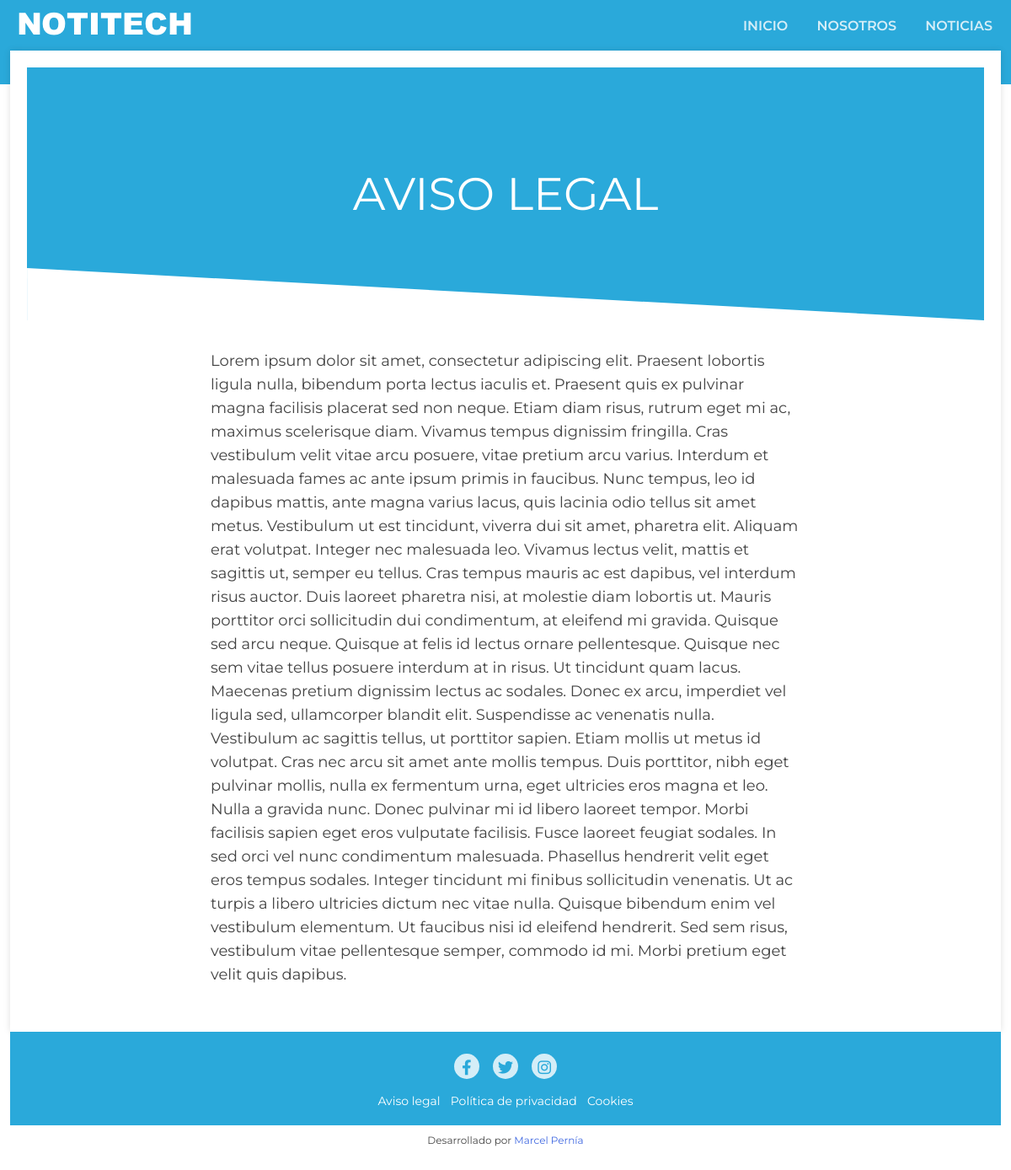
Screenshot of /page/3/ with the database file from the repository.
### pages/models.py (models this page shows, shortened)
class Page(models.Model):
	name = models.CharField(max_length=100, verbose_name='Nombre', help_text="Ingrese el nombre de la página")
	img = ThumbnailerImageField(upload_to="page", verbose_name='Imagen', blank=True, null=True)
	content = RichTextField(verbose_name='Contenido')
	order = models.SmallIntegerField(verbose_name='Orden', default=0)
	show_in_header = models.BooleanField(verbose_name='Visible en Header', default=False)
	show_in_footer = models.BooleanField(verbose_name='Visible en Footer', default=False)
	class Meta:
		verbose_name='página'
		ordering = ['order', 'name']
	def path(self):
		return "/page/" + str(self.id) + "/"

### social/models.py (models this page shows, shortened)
class Link(models.Model):
	key = models.SlugField(max_length=100, verbose_name='Palabra clave')
	name = models.CharField(max_length=200, verbose_name='Red social')
	url = models.URLField(verbose_name='Enlace', blank=True, null=True)
	class Meta:
		verbose_name='enlace'

### pages/views.py (the view)
# urls.py: path('page/<int:page_id>/', views.page, name='page'),
def page(request, page_id):
	page = get_object_or_404(Page, id=page_id)
	return render(request, "pages/page.html", {'page':page})

### pages/templatetags/pages_extras.py (called while the page is built)
@register.simple_tag
def get_page_list():
	pages = Page.objects.all()
	return pages

### social/processors.py (called while the page is built)
def ctx_dict(request):
	redes = {}
	links = Link.objects.all()
	for link in links:
		redes[link.key] = link.url
	return redes

### pages/templates/pages/page.html (shortened to what this page needs)
{% extends "core/base.html" %}
{% block content %}
{% load static thumbnail%}
	{% if page.img %}
	<div class="page__heading">
			<img src="{% static 'core/img/angle.svg' %}" alt="" class="angle">
			<img src="{{page.img.hero.url}}" alt="" class="page__img">
		<h1>{{page.name}}</h1>
	</div>
	{% endif %}
	<div class="section">
		<div class="the__content">
			{{page.content|safe}}
		</div>
	</div>
{% endblock content %}

### core/templates/core/base.html (shortened to what this page needs)
<!DOCTYPE html>
<html lang="en">
<head>
	{% load static pages_extras %}
	<link rel="stylesheet" href="{% static 'core/css/style.css' %}">
	<link rel="stylesheet" href="https://cdnjs.cloudflare.com/ajax/libs/font-awesome/5.12.1/css/all.min.css">
</head>
<body>
	<div class="header primary-bg">
		<div class="wrap flex relative">
			<div>
				<a href="{% url 'home' %}"><img src="{% static 'core/img/logo.png' %}" class="logo" alt=""></a>
			</div>
			<div>
				<ul class="menu" id="menu">
					<li><a href="{% url 'home' %}" {% if request.path == '/'%}active{% endif %}>Inicio</a></li>
					{% get_page_list as pages %}
					{% for page in pages %}
						{% if page.show_in_header %}
							<li><a href="{% url 'page' page.id %}" {% if request.path == page.path %}active{% endif %}>{{ page.name }}</a></li>
						{% endif %}
					{% endfor %}
					<li><a href="{% url 'blog' %}" {% if request.path == '/blog/'%}active{% endif %}>Noticias</a></li>
				</ul>
			</div>
		</div>
	</div>
	<div class="container">
		<div class="wrap">
			<div class="main" id="main">
				{% block content %}
				{% endblock content %}
			</div>
			<div class="footer">
				<div class="social">
					{% if LINK_FACEBOOK %}<a target="_blank" href="{{ LINK_FACEBOOK }}" class="fab fa-facebook-f"></a>{% endif %}
					{% if LINK_TWITTER %}<a target="_blank" href="{{ LINK_TWITTER }}" class="fab fa-twitter"></a>{% endif %}
					{% if LINK_INSTAGRAM %}<a target="_blank" href="{{ LINK_INSTAGRAM }}" class="fab fa-instagram"></a>{% endif %}
				</div>
				<div class="footer__menu">
          {% get_page_list as pages %}
          {% for page in pages %}
	          {% if page.show_in_footer %}
	            <a href="{% url 'page' page.id %}">{{page.name}}</a>
	          {% endif %}
          {% endfor %}
				</div>
			</div>
			<div class="copy">
				<p>Desarrollado por <a href="https://pe.linkedin.com/in/marcelpernia">Marcel Pernía</a></p>
			</div>
		</div>
	</div>
</body>
</html>

### core/static/core/css/style.css (style rules this page uses)
* { margin: 0; padding: 0; -webkit-font-smoothing: antialiased; -moz-osx-font-smoothing: grayscale; box-sizing: border-box; outline: none; }
li { list-style: none; }
a { color: royalblue; }
body { font-family: 'Montserrat', sans-serif; height: 100%; }
html { height: 100%; }
.wrap { width: 98%; max-width: 1200px; margin:auto; }
.flex { display: -webkit-flex; display: -moz-flex; display: -ms-flex; display: -o-flex; display: flex; align-items: center; justify-content: space-between; }
.section { padding: 3% 0; }
.relative { position: relative; }
.primary-bg { background-color: #2AA9DA; }
.header .wrap { height: 80px; }
.menu li { display: inline-block; vertical-align: middle; }
.menu li + li { margin-left: 30px; }
.menu a { color: #fff; text-transform: uppercase; font-size: 16px; opacity: .8; text-decoration: none; font-weight: 600; }
.container { box-shadow: inset 0 40px 0 0 #2AA9DA; padding-bottom: 30px; }
.main { background-color: #fff; padding: 20px; box-shadow: 0 0 8px 0 rgba(0,0,0,0.12); }
.footer { background-color: #2AA9DA; text-align: center; padding: 20px 0; }
.social a { display: inline-block; vertical-align: middle; margin: 6px; background-color: #fff; width: 30px; height: 30px; line-height: 32px; text-align: center; color: #2AA9DA; border-radius: 100%; text-decoration: none; font-size: 18px; opacity: .8; transition: all 200ms ease-in-out; }
.copy { text-align: center; color: #464646; padding-top: 10px; font-size: 12px; }
.copy a { text-decoration: none; }
.the__content { max-width: 700px; margin: auto; font-size: 18px; color: #434343; line-height: 28px; }
.page__heading { position: relative; background-color: #2AA9DA; }
.page__heading .angle { position: absolute; bottom: 0; left: 0; width: 100%; z-index: 2; }
.page__img { width: 100%; min-height: 300px; object-fit: cover; object-position: center; opacity: 0.7; display: block; }
.page__heading h1 { position: absolute; left: 0; width: 100%; top: 50%; -webkit-transform: translateY(-50%); -ms-transform: translateY(-50%); -o-transform: translateY(-50%); transform: translateY(-50%); font-weight: 400; text-transform: uppercase; font-size: 54px; color: #FFFFFF; text-align: center; }
.footer__menu { padding-top: 10px; }
.footer__menu a { font-size: 14px; text-decoration: none; color: #fff; padding: 4px; }
@media (max-width: 1200px) { .header .wrap { height: 60px; padding: 0px 10px; } }

### rows the page displays
Page: name "NOSOTROS"
Page: name "AVISO LEGAL", content "Lorem ipsum dolor sit amet, consectetur adipiscing elit. Praesent lobortis ligula nulla, bibendum porta lectus iaculis et. Praesent quis ex pulvinar magna facilisis placerat sed non neque. Etiam diam risus, rutrum eget mi ac, maximus scelerisque diam. Vivamus tempus dignissim fringilla. Cras vestibulum velit vitae arcu posuere, vitae pretium arcu varius. Interdum et malesuada fames ac ante ipsum primis in faucibus. Nunc tempus, leo id dapibus mattis, ante magna varius lacus, quis lacinia odio tellus sit amet metus. Vestibulum ut est tincidunt, viverra dui sit amet, pharetra elit. Aliquam erat volutpat. Integer nec malesuada leo. Vivamus lectus velit, mattis et sagittis ut, semper eu tellus.…", name "Aviso legal"
Page: name "Política de privacidad"
Page: name "Cookies"
